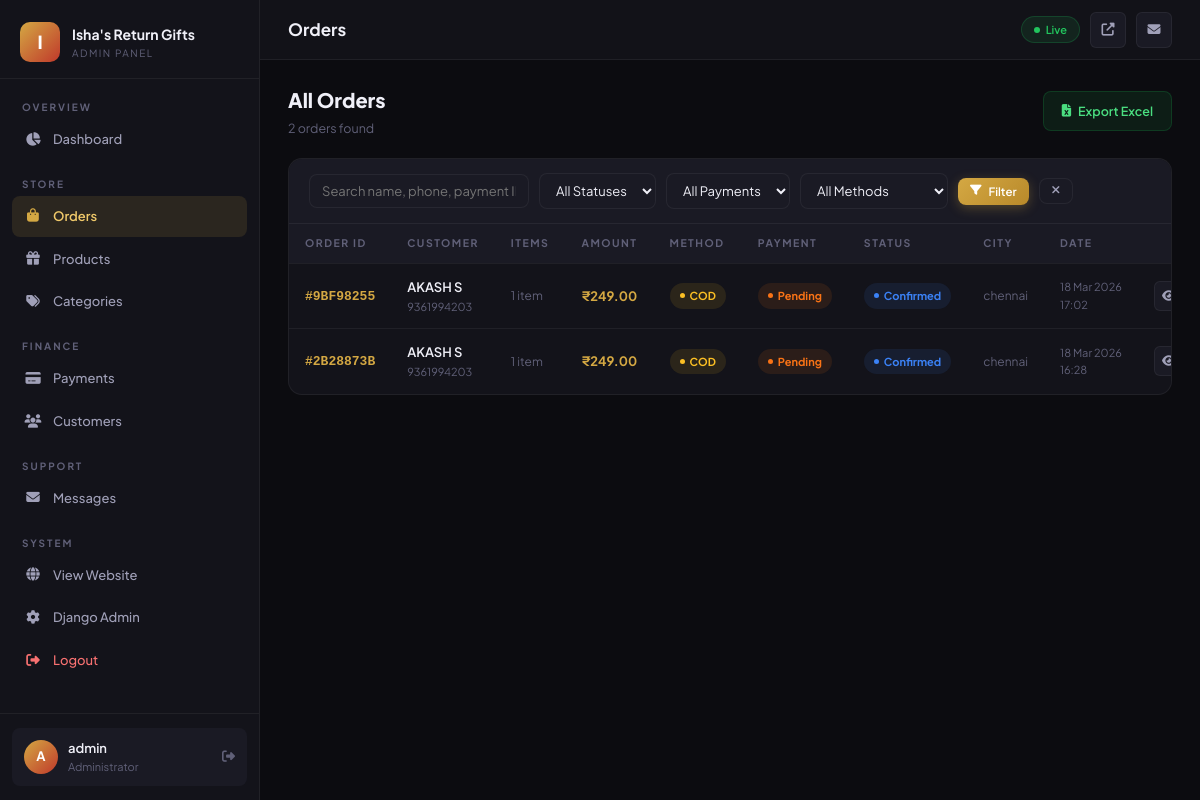
Screenshot of /dashboard/orders/ (signed in) with the database file from the repository.
### orders/models.py (models this page shows, shortened)
class Order(models.Model):
    STATUS_CHOICES = [
        ('pending', 'Pending'),
        ('confirmed', 'Confirmed'),
        ('processing', 'Processing'),
        ('shipped', 'Shipped'),
        ('delivered', 'Delivered'),
        ('cancelled', 'Cancelled'),
    ]
    PAYMENT_STATUS_CHOICES = [
        ('pending', 'Pending'),
        ('paid', 'Paid'),
        ('failed', 'Failed'),
        ('refunded', 'Refunded'),
    ]
    PAYMENT_METHOD_CHOICES = [
        ('cod', 'Cash on Delivery'),
        ('online', 'Online Payment (UPI / Card / Net Banking)'),
    ]
    order_id = models.UUIDField(default=uuid.uuid4, editable=False, unique=True)
    customer_name = models.CharField(max_length=200)
    customer_email = models.EmailField(blank=True)
    customer_phone = models.CharField(max_length=15)
    address = models.TextField()
    city = models.CharField(max_length=100)
    state = models.CharField(max_length=100, default='Tamil Nadu')
    pincode = models.CharField(max_length=10)
    total_price = models.DecimalField(max_digits=10, decimal_places=2)
    payment_method = models.CharField(max_length=20, choices=PAYMENT_METHOD_CHOICES, default='online')
    payment_id = models.CharField(max_length=200, blank=True)
    razorpay_order_id = models.CharField(max_length=200, blank=True)
    payment_status = models.CharField(max_length=20, choices=PAYMENT_STATUS_CHOICES, default='pending')
    order_status = models.CharField(max_length=20, choices=STATUS_CHOICES, default='pending')
    notes = models.TextField(blank=True)
    created_at = models.DateTimeField(auto_now_add=True)
    updated_at = models.DateTimeField(auto_now=True)
    class Meta:
        ordering = ['-created_at']
    def get_short_order_id(self):
        return str(self.order_id)[:8].upper()

### dashboard/views.py (the view)
# urls.py: path('orders/', views.order_list, name='dashboard_orders'),
@login_required(login_url='/dashboard/login/')
@user_passes_test(is_admin, login_url='/dashboard/login/')
def order_list(request):
    orders = Order.objects.prefetch_related('items').order_by('-created_at')
    status = request.GET.get('status', '')
    payment = request.GET.get('payment', '')
    search = request.GET.get('search', '')
    method = request.GET.get('method', '')
    if status: orders = orders.filter(order_status=status)
    if payment: orders = orders.filter(payment_status=payment)
    if method: orders = orders.filter(payment_method=method)
    if search:
        orders = orders.filter(Q(customer_name__icontains=search) | Q(customer_phone__icontains=search) | Q(payment_id__icontains=search))
    return render(request, 'dashboard/orders.html', {
        'orders': orders, 'status_filter': status, 'payment_filter': payment,
        'method_filter': method, 'search': search, 'total_count': orders.count(),
        'status_choices': Order.STATUS_CHOICES, 'payment_choices': Order.PAYMENT_STATUS_CHOICES,
        'pending_count': Order.objects.filter(order_status='pending').count(),
        'new_msg_count': get_new_msg_count(),
    })

### dashboard/views.py (called while the page is built)
def is_admin(user):
    return user.is_authenticated and user.is_staff

def get_new_msg_count():
    try:
        from contact.models import ContactMessage
        return ContactMessage.objects.filter(status='new').count()
    except Exception:
        return 0

### products/context_processors.py (called while the page is built)
def cart_count(request):
    count = 0
    if request.session.session_key:
        try:
            cart = Cart.objects.get(session_key=request.session.session_key)
            count = cart.get_item_count()
        except Cart.DoesNotExist:
            pass
    return {'cart_count': count}

### templates/dashboard/orders.html (shortened to what this page needs)
{% extends 'dashboard/base.html' %}
{% block nav_orders %}active{% endblock %}
{% block page_title %}Orders{% endblock %}
{% block content %}
<div class="s-header">
  <div class="s-title">
    <h2>All Orders</h2>
    <p>{{ total_count }} order{{ total_count|pluralize }} found</p>
  </div>
  <div class="s-actions">
    <a href="{% url 'export_orders_excel' %}" class="btn btn-excel"><i class="fas fa-file-excel"></i> Export Excel</a>
  </div>
</div>
<div class="card">
  <div class="filter-bar">
    <form method="GET" style="display:flex;gap:10px;flex-wrap:wrap;width:100%;align-items:center;">
      <input type="text" name="search" class="f-control filter-search" placeholder="Search name, phone, payment ID..." value="{{ search }}">
      <select name="status" class="f-control">
        <option value="">All Statuses</option>
      </select>
      <select name="payment" class="f-control">
        <option value="">All Payments</option>
      </select>
      <select name="method" class="f-control">
        <option value="">All Methods</option>
      </select>
      <button type="submit" class="btn btn-gold btn-sm"><i class="fas fa-filter"></i> Filter</button>
      <a href="{% url 'dashboard_orders' %}" class="btn btn-ghost btn-sm"><i class="fas fa-times"></i></a>
    </form>
  </div>
  <div style="overflow-x:auto;">
    <table class="d-table">
      <thead><tr>
        <th>Order ID</th><th>Customer</th><th>Items</th><th>Amount</th>
        <th>Method</th><th>Payment</th><th>Status</th><th>City</th><th>Date</th><th></th>
      </tr></thead>
      <tbody>
        {% for o in orders %}
        <tr>
          <td><span style="font-family:monospace;color:var(--gold);font-weight:700;">#{{ o.get_short_order_id }}</span></td>
          <td>
            <div style="font-weight:600;">{{ o.customer_name }}</div>
            <div style="font-size:11px;color:var(--text3);">{{ o.customer_phone }}</div>
          </td>
          <td style="color:var(--text3);font-size:12px;">{{ o.items.count }} item{{ o.items.count|pluralize }}</td>
          <td style="font-weight:700;color:var(--gold);">₹{{ o.total_price }}</td>
          <td>{% if o.payment_method == 'cod' %}<span class="badge b-cod">COD</span>{% else %}<span class="badge b-online">Online</span>{% endif %}</td>
          <td><span class="badge b-{{ o.payment_status }}">{{ o.payment_status|title }}</span></td>
          <td><span class="badge b-{{ o.order_status }}">{{ o.order_status|title }}</span></td>
          <td style="color:var(--text3);font-size:12px;">{{ o.city }}</td>
          <td style="color:var(--text3);font-size:11px;white-space:nowrap;">{{ o.created_at|date:"d M Y" }}<br>{{ o.created_at|time:"H:i" }}</td>
          <td><a href="{% url 'dashboard_order_detail' o.id %}" class="btn-icon"><i class="fas fa-eye"></i></a></td>
        </tr>
        {% empty %}
        <tr><td colspan="10"><div class="empty"><i class="fas fa-shopping-bag"></i><p>No orders found</p></div></td></tr>
        {% endfor %}
      </tbody>
    </table>
  </div>
</div>
{% endblock %}

### templates/dashboard/base.html (shortened to what this page needs)
{% load static %}
<!DOCTYPE html>
<html lang="en">
<head>
<link rel="stylesheet" href="https://cdnjs.cloudflare.com/ajax/libs/font-awesome/6.5.0/css/all.min.css">
</head>
<body>
<aside class="sidebar" id="sidebar">
  <div class="sidebar-logo">
    <a href="{% url 'dashboard_home' %}" class="logo-mark">
      <div class="logo-icon">I</div>
      <div>
        <div class="logo-name">Isha's Return Gifts</div>
        <div class="logo-sub">Admin Panel</div>
      </div>
    </a>
  </div>
  <div class="nav-wrap">
    <div class="nav-section-label">Overview</div>
    <a href="{% url 'dashboard_home' %}" class="nav-link {% block nav_home %}{% endblock %}">
      <i class="fas fa-chart-pie ni"></i> Dashboard
    </a>
    <div class="nav-section-label" style="margin-top:8px;">Store</div>
    <a href="{% url 'dashboard_orders' %}" class="nav-link {% block nav_orders %}{% endblock %}">
      <i class="fas fa-shopping-bag ni"></i> Orders
    </a>
    <a href="{% url 'dashboard_products' %}" class="nav-link {% block nav_products %}{% endblock %}">
      <i class="fas fa-gift ni"></i> Products
    </a>
    <a href="{% url 'dashboard_categories' %}" class="nav-link {% block nav_categories %}{% endblock %}">
      <i class="fas fa-tags ni"></i> Categories
    </a>
    <div class="nav-section-label" style="margin-top:8px;">Finance</div>
    <a href="{% url 'dashboard_payments' %}" class="nav-link {% block nav_payments %}{% endblock %}">
      <i class="fas fa-credit-card ni"></i> Payments
    </a>
    <a href="{% url 'dashboard_customers' %}" class="nav-link {% block nav_customers %}{% endblock %}">
      <i class="fas fa-users ni"></i> Customers
    </a>
    <div class="nav-section-label" style="margin-top:8px;">Support</div>
    <a href="{% url 'dashboard_contact_messages' %}" class="nav-link {% block nav_messages %}{% endblock %}">
      <i class="fas fa-envelope ni"></i> Messages
    </a>
    <div class="nav-section-label" style="margin-top:8px;">System</div>
    <a href="{% url 'home' %}" class="nav-link" target="_blank">
      <i class="fas fa-globe ni"></i> View Website
    </a>
    <a href="/admin/" class="nav-link" target="_blank">
      <i class="fas fa-cog ni"></i> Django Admin
    </a>
    <a href="{% url 'dashboard_logout' %}" class="nav-link" style="color:#f87171;">
      <i class="fas fa-sign-out-alt ni"></i> Logout
    </a>
  </div>
  <div class="sidebar-user">
    <div class="user-card">
      <div class="user-av">{{ request.user.username|first|upper }}</div>
      <div>
        <div class="user-info-name">{{ request.user.get_full_name|default:request.user.username }}</div>
        <div class="user-info-role">Administrator</div>
      </div>
      <a href="{% url 'dashboard_logout' %}" class="user-logout" title="Logout"><i class="fas fa-sign-out-alt"></i></a>
    </div>
  </div>
</aside>
<div class="main">
  <header class="topbar">
    <div style="display:flex;align-items:center;gap:16px;">
      <h1 class="page-heading">{% block page_title %}Dashboard{% endblock %}</h1>
    </div>
    <div class="topbar-right">
      <div class="live-pill"><div class="live-dot"></div>Live</div>
      <a href="{% url 'home' %}" class="tb-btn" title="View Website" target="_blank"><i class="fas fa-external-link-alt"></i></a>
      <a href="{% url 'dashboard_contact_messages' %}" class="tb-btn" title="Messages" style="position:relative;">
        <i class="fas fa-envelope"></i>
      </a>
    </div>
  </header>
  <main class="page-body">{% block content %}{% endblock %}</main>
</div>
</body>
</html>

### rows the page displays
Order: get_short_order_id "9BF98255", customer_name "AKASH S", customer_phone "9361994203", items.count "1", total_price "249.00", payment_method "COD", payment_status "Pending", order_status "Confirmed", city "chennai", created_at "18 Mar 2026", created_at "17:02"
Order: get_short_order_id "2B28873B", customer_name "AKASH S", customer_phone "9361994203", items.count "1", total_price "249.00", payment_method "COD", payment_status "Pending", order_status "Confirmed", city "chennai", created_at "18 Mar 2026", created_at "16:28"

### other values shown
{{ request.user.username|first|upper }} "A"
{{ request.user.get_full_name|default:request.user.username }} "admin"
{{ total_count }} "2"
